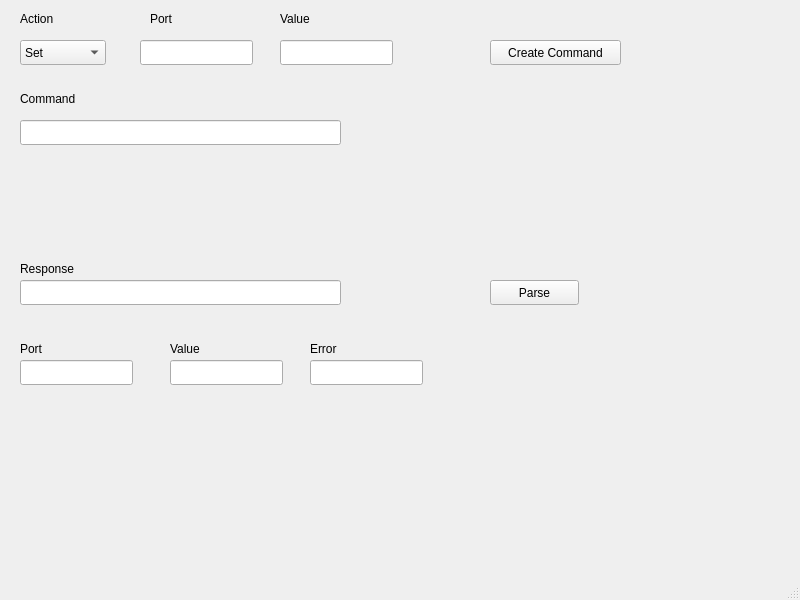
<?xml version="1.0" encoding="UTF-8"?>
<ui version="4.0">
 <class>MainWindow</class>
 <widget class="QMainWindow" name="MainWindow">
  <property name="geometry">
   <rect>
    <x>0</x>
    <y>0</y>
    <width>800</width>
    <height>600</height>
   </rect>
  </property>
  <property name="windowTitle">
   <string>MainWindow</string>
  </property>
  <widget class="QWidget" name="centralwidget">
   <widget class="QLineEdit" name="LE_Port">
    <property name="geometry">
     <rect>
      <x>140</x>
      <y>40</y>
      <width>113</width>
      <height>25</height>
     </rect>
    </property>
   </widget>
   <widget class="QComboBox" name="CMB_Action">
    <property name="geometry">
     <rect>
      <x>20</x>
      <y>40</y>
      <width>86</width>
      <height>25</height>
     </rect>
    </property>
    <item>
     <property name="text">
      <string>Set</string>
     </property>
    </item>
    <item>
     <property name="text">
      <string>Get</string>
     </property>
    </item>
    <item>
     <property name="text">
      <string>Setup</string>
     </property>
    </item>
   </widget>
   <widget class="QLineEdit" name="LE_Value">
    <property name="geometry">
     <rect>
      <x>280</x>
      <y>40</y>
      <width>113</width>
      <height>25</height>
     </rect>
    </property>
   </widget>
   <widget class="QLabel" name="label">
    <property name="geometry">
     <rect>
      <x>20</x>
      <y>10</y>
      <width>67</width>
      <height>17</height>
     </rect>
    </property>
    <property name="text">
     <string>Action</string>
    </property>
   </widget>
   <widget class="QLabel" name="label_2">
    <property name="geometry">
     <rect>
      <x>150</x>
      <y>10</y>
      <width>67</width>
      <height>17</height>
     </rect>
    </property>
    <property name="text">
     <string>Port</string>
    </property>
   </widget>
   <widget class="QLabel" name="label_3">
    <property name="geometry">
     <rect>
      <x>280</x>
      <y>10</y>
      <width>67</width>
      <height>17</height>
     </rect>
    </property>
    <property name="text">
     <string>Value</string>
    </property>
   </widget>
   <widget class="QLineEdit" name="LE_Command">
    <property name="geometry">
     <rect>
      <x>20</x>
      <y>120</y>
      <width>321</width>
      <height>25</height>
     </rect>
    </property>
   </widget>
   <widget class="QLabel" name="label_4">
    <property name="geometry">
     <rect>
      <x>20</x>
      <y>90</y>
      <width>81</width>
      <height>17</height>
     </rect>
    </property>
    <property name="text">
     <string>Command</string>
    </property>
   </widget>
   <widget class="QPushButton" name="PB_Create">
    <property name="geometry">
     <rect>
      <x>490</x>
      <y>40</y>
      <width>131</width>
      <height>25</height>
     </rect>
    </property>
    <property name="text">
     <string>Create Command</string>
    </property>
   </widget>
   <widget class="QLineEdit" name="LE_Response">
    <property name="geometry">
     <rect>
      <x>20</x>
      <y>280</y>
      <width>321</width>
      <height>25</height>
     </rect>
    </property>
   </widget>
   <widget class="QLabel" name="label_5">
    <property name="geometry">
     <rect>
      <x>20</x>
      <y>260</y>
      <width>67</width>
      <height>17</height>
     </rect>
    </property>
    <property name="text">
     <string>Response</string>
    </property>
   </widget>
   <widget class="QPushButton" name="PB_Parse">
    <property name="geometry">
     <rect>
      <x>490</x>
      <y>280</y>
      <width>89</width>
      <height>25</height>
     </rect>
    </property>
    <property name="text">
     <string>Parse</string>
    </property>
   </widget>
   <widget class="QLineEdit" name="LE_RespPort">
    <property name="geometry">
     <rect>
      <x>20</x>
      <y>360</y>
      <width>113</width>
      <height>25</height>
     </rect>
    </property>
   </widget>
   <widget class="QLineEdit" name="LE_RespValue">
    <property name="geometry">
     <rect>
      <x>170</x>
      <y>360</y>
      <width>113</width>
      <height>25</height>
     </rect>
    </property>
   </widget>
   <widget class="QLineEdit" name="LE_RespError">
    <property name="geometry">
     <rect>
      <x>310</x>
      <y>360</y>
      <width>113</width>
      <height>25</height>
     </rect>
    </property>
   </widget>
   <widget class="QLabel" name="label_6">
    <property name="geometry">
     <rect>
      <x>20</x>
      <y>340</y>
      <width>67</width>
      <height>17</height>
     </rect>
    </property>
    <property name="text">
     <string>Port</string>
    </property>
   </widget>
   <widget class="QLabel" name="label_7">
    <property name="geometry">
     <rect>
      <x>170</x>
      <y>340</y>
      <width>67</width>
      <height>17</height>
     </rect>
    </property>
    <property name="text">
     <string>Value</string>
    </property>
   </widget>
   <widget class="QLabel" name="label_8">
    <property name="geometry">
     <rect>
      <x>310</x>
      <y>340</y>
      <width>67</width>
      <height>17</height>
     </rect>
    </property>
    <property name="text">
     <string>Error</string>
    </property>
   </widget>
  </widget>
  <widget class="QMenuBar" name="menubar">
   <property name="geometry">
    <rect>
     <x>0</x>
     <y>0</y>
     <width>800</width>
     <height>22</height>
    </rect>
   </property>
  </widget>
  <widget class="QStatusBar" name="statusbar"/>
 </widget>
 <resources/>
 <connections/>
</ui>
